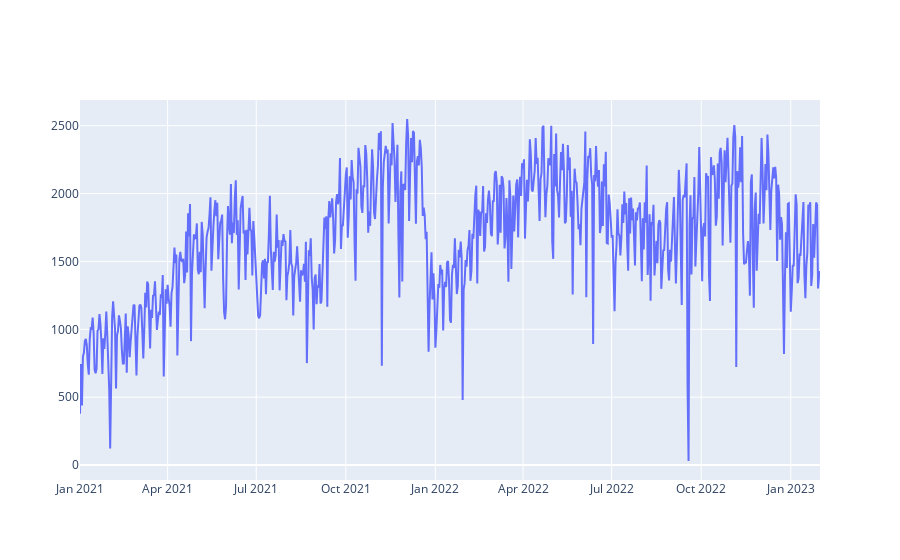

This figure's notebook cell:
### Markdown cell above
# Plots

### Code cell
plot_ts(train_pd, "num_pickup")

### Figure 1 — Plotly figure (JSON) as saved in the notebook; plotly's stock layout.template omitted (floating-point values rounded to 4 significant figures; data arrays with more than 128 entries replaced by an {"elided": "..."} marker saying what was removed)
{"data": [{"mode": "lines", "name": "num_pickup", "type": "scatter", "x": {"elided": "761 str values"}, "y": {"elided": "761 int values"}}], "layout": {}}
